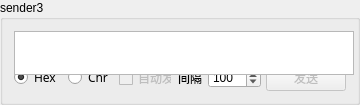
   <widget class="QGroupBox" name="senderGB_3">
    <property name="geometry">
     <rect>
      <x>710</x>
      <y>208</y>
      <width>360</width>
      <height>105</height>
     </rect>
    </property>
    <property name="minimumSize">
     <size>
      <width>360</width>
      <height>105</height>
     </size>
    </property>
    <property name="maximumSize">
     <size>
      <width>360</width>
      <height>105</height>
     </size>
    </property>
    <property name="title">
     <string>sender3</string>
    </property>
    <layout class="QGridLayout" name="gridLayout_3">
     <item row="1" column="0">
      <layout class="QHBoxLayout" name="SBLayout_3">
       <item>
        <widget class="QRadioButton" name="hexRB_3">
         <property name="font">
          <font>
           <family>微软雅黑</family>
          </font>
         </property>
         <property name="text">
          <string>Hex</string>
         </property>
         <property name="checked">
          <bool>true</bool>
         </property>
        </widget>
       </item>
       <item>
        <widget class="QRadioButton" name="chrRB_3">
         <property name="font">
          <font>
           <family>微软雅黑</family>
          </font>
         </property>
         <property name="text">
          <string>Chr</string>
         </property>
         <property name="checked">
          <bool>false</bool>
         </property>
        </widget>
       </item>
       <item>
        <widget class="QCheckBox" name="autoSendCB_3">
         <property name="enabled">
          <bool>false</bool>
         </property>
         <property name="text">
          <string>自动发送</string>
         </property>
        </widget>
       </item>
       <item>
        <widget class="QLabel" name="intervalLabel_3">
         <property name="text">
          <string>间隔</string>
         </property>
        </widget>
       </item>
       <item>
        <widget class="QSpinBox" name="intervalSB_3">
         <property name="minimumSize">
          <size>
           <width>53</width>
           <height>20</height>
          </size>
         </property>
         <property name="maximumSize">
          <size>
           <width>53</width>
           <height>20</height>
          </size>
         </property>
         <property name="minimum">
          <number>1</number>
         </property>
         <property name="maximum">
          <number>10000</number>
         </property>
         <property name="value">
          <number>100</number>
         </property>
        </widget>
       </item>
      </layout>
     </item>
     <item row="1" column="1">
      <widget class="QPushButton" name="sendButton_3">
       <property name="enabled">
        <bool>false</bool>
       </property>
       <property name="statusTip">
        <string>send</string>
       </property>
       <property name="text">
        <string>发送</string>
       </property>
       <property name="icon">
        <iconset>
         <normaloff>images/send.png</normaloff>images/send.png</iconset>
       </property>
      </widget>
     </item>
     <item row="0" column="0">
      <widget class="QTextEdit" name="senderTextEdit_3">
       <property name="minimumSize">
        <size>
         <width>340</width>
         <height>44</height>
        </size>
       </property>
       <property name="maximumSize">
        <size>
         <width>340</width>
         <height>44</height>
        </size>
       </property>
      </widget>
     </item>
    </layout>
   </widget>
